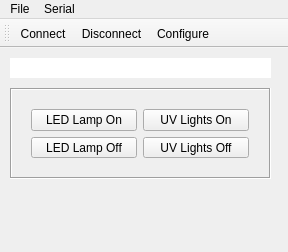
<?xml version="1.0" encoding="UTF-8"?>
<ui version="4.0">
 <class>SerialExample</class>
 <widget class="QMainWindow" name="SerialExample">
  <property name="geometry">
   <rect>
    <x>0</x>
    <y>0</y>
    <width>288</width>
    <height>252</height>
   </rect>
  </property>
  <property name="sizePolicy">
   <sizepolicy hsizetype="Fixed" vsizetype="Preferred">
    <horstretch>0</horstretch>
    <verstretch>0</verstretch>
   </sizepolicy>
  </property>
  <property name="windowTitle">
   <string>SerialComms</string>
  </property>
  <widget class="QWidget" name="centralWidget">
   <widget class="QFrame" name="frame">
    <property name="geometry">
     <rect>
      <x>10</x>
      <y>40</y>
      <width>261</width>
      <height>91</height>
     </rect>
    </property>
    <property name="frameShape">
     <enum>QFrame::Box</enum>
    </property>
    <property name="frameShadow">
     <enum>QFrame::Sunken</enum>
    </property>
    <property name="lineWidth">
     <number>1</number>
    </property>
    <widget class="QWidget" name="gridLayoutWidget">
     <property name="geometry">
      <rect>
       <x>10</x>
       <y>10</y>
       <width>240</width>
       <height>71</height>
      </rect>
     </property>
     <layout class="QGridLayout" name="gridLayout">
      <item row="0" column="1">
       <widget class="QPushButton" name="LEDOnButton">
        <property name="text">
         <string>LED Lamp On</string>
        </property>
       </widget>
      </item>
      <item row="1" column="1">
       <widget class="QPushButton" name="LEDOffButton">
        <property name="text">
         <string>LED Lamp Off</string>
        </property>
       </widget>
      </item>
      <item row="1" column="2">
       <widget class="QPushButton" name="UVOffButton">
        <property name="text">
         <string>UV Lights Off</string>
        </property>
       </widget>
      </item>
      <item row="0" column="2">
       <widget class="QPushButton" name="UVOnButton">
        <property name="text">
         <string>UV Lights On</string>
        </property>
       </widget>
      </item>
     </layout>
    </widget>
   </widget>
   <widget class="QLineEdit" name="statusLine">
    <property name="geometry">
     <rect>
      <x>10</x>
      <y>10</y>
      <width>261</width>
      <height>20</height>
     </rect>
    </property>
    <property name="frame">
     <bool>false</bool>
    </property>
    <property name="readOnly">
     <bool>true</bool>
    </property>
   </widget>
  </widget>
  <widget class="QMenuBar" name="menuBar">
   <property name="geometry">
    <rect>
     <x>0</x>
     <y>0</y>
     <width>288</width>
     <height>21</height>
    </rect>
   </property>
   <widget class="QMenu" name="menuFile">
    <property name="title">
     <string>File</string>
    </property>
    <addaction name="actionExit"/>
   </widget>
   <widget class="QMenu" name="menuTools">
    <property name="title">
     <string>Serial</string>
    </property>
    <addaction name="actionConnect"/>
    <addaction name="actionDisconnect"/>
    <addaction name="actionConfigure"/>
   </widget>
   <addaction name="menuFile"/>
   <addaction name="menuTools"/>
  </widget>
  <widget class="QStatusBar" name="statusBar">
   <property name="sizeGripEnabled">
    <bool>false</bool>
   </property>
  </widget>
  <widget class="QToolBar" name="toolBar">
   <property name="windowTitle">
    <string>toolBar</string>
   </property>
   <attribute name="toolBarArea">
    <enum>TopToolBarArea</enum>
   </attribute>
   <attribute name="toolBarBreak">
    <bool>false</bool>
   </attribute>
   <addaction name="actionConnect"/>
   <addaction name="actionDisconnect"/>
   <addaction name="actionConfigure"/>
  </widget>
  <action name="actionConfigure">
   <property name="icon">
    <iconset resource="icons.qrc">
     <normaloff>:/icons/configure.png</normaloff>:/icons/configure.png</iconset>
   </property>
   <property name="text">
    <string>Configure</string>
   </property>
  </action>
  <action name="actionExit">
   <property name="icon">
    <iconset resource="icons.qrc">
     <normaloff>:/icons/exit.png</normaloff>:/icons/exit.png</iconset>
   </property>
   <property name="text">
    <string>Exit</string>
   </property>
  </action>
  <action name="actionConnect">
   <property name="icon">
    <iconset resource="icons.qrc">
     <normaloff>:/icons/connect.png</normaloff>
     <normalon>icons/connect.png</normalon>:/icons/connect.png</iconset>
   </property>
   <property name="text">
    <string>Connect</string>
   </property>
   <property name="toolTip">
    <string>Connect</string>
   </property>
  </action>
  <action name="actionDisconnect">
   <property name="icon">
    <iconset resource="icons.qrc">
     <normaloff>:/icons/disconnect.png</normaloff>:/icons/disconnect.png</iconset>
   </property>
   <property name="text">
    <string>Disconnect</string>
   </property>
   <property name="toolTip">
    <string>Disconnect</string>
   </property>
  </action>
 </widget>
 <layoutdefault spacing="6" margin="11"/>
 <resources>
  <include location="icons.qrc"/>
 </resources>
 <connections/>
</ui>
